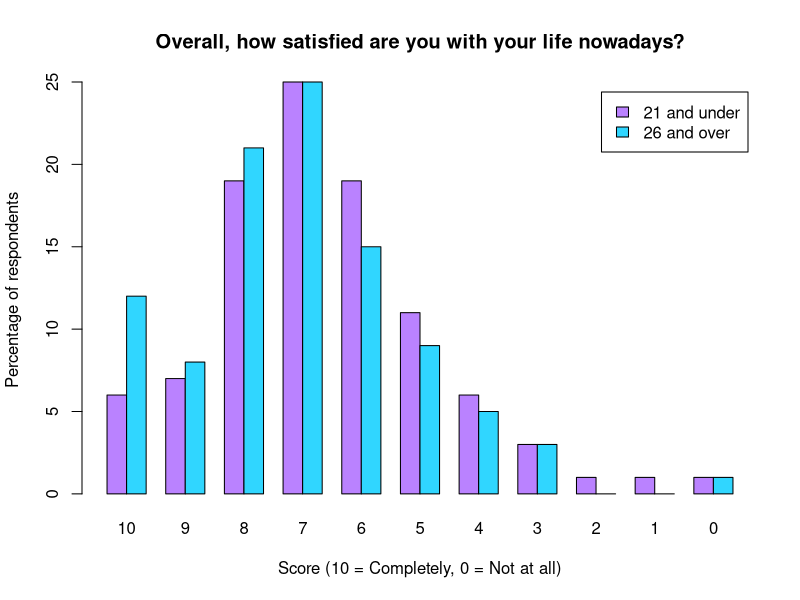
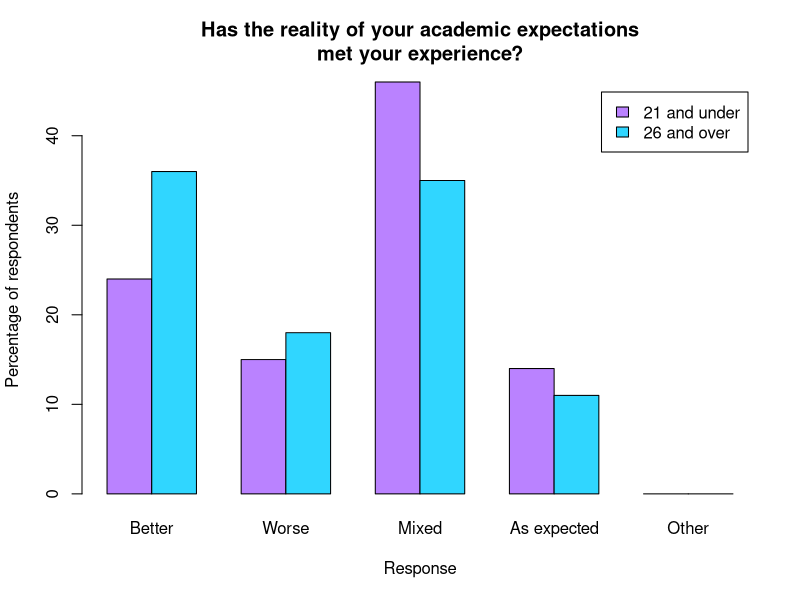
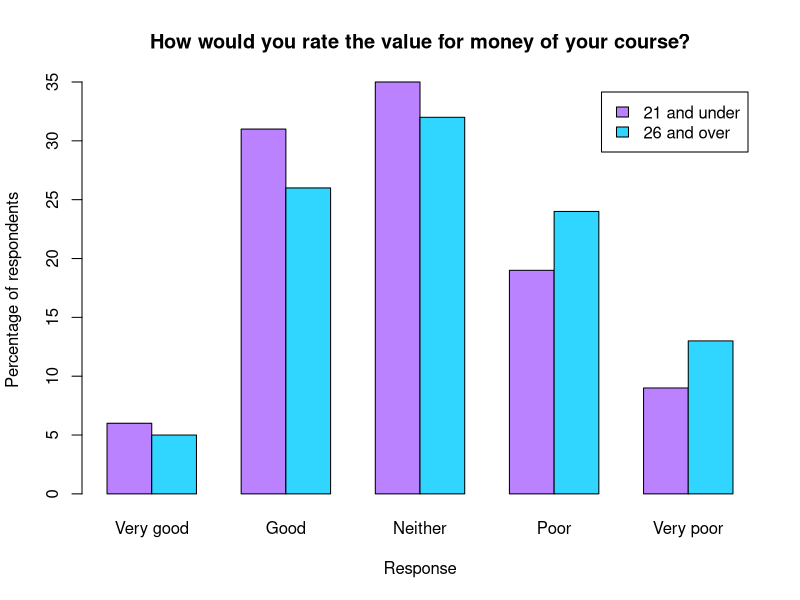

These figures' R source, in order:
# Do mature students who enter university later in life report a different experience from those who follow the traditional school to university pathway?
# By Mansi Shah, May 2026
#
# 1. Create matrices
life_satisfaction <- matrix(c(6, 12, 7, 8, 19, 21, 25, 25, 19, 15, 11, 9, 6, 5, 3, 3, 1, 0, 1, 0, 1, 1, 13, 20, 75, 70, 12, 10), nrow = 14, byrow = TRUE, dimnames = list(c("10 completely", "9", "8", "7", "6", "5", "4", "3", "2", "1", "0 not at all", "Net 9-10", "Net 5-8", "Net 0-4"), c("21 and under", "26 and over")))
academic_expectations_vs_experience <- matrix(c(24, 36, 15, 18, 46, 35, 14, 11, 0, 0, 70, 70, 1, 1), nrow = 7, byrow = TRUE, dimnames = list(c("Its been better", "Its been worse", "It's been better in some ways and worse in others", "It's been exactly what I expected", "Other", "Net better at least in some ways", "Don't know"), c("21 and under", "26 and over")))
value_for_money <- matrix(c(6, 5, 31, 26, 35, 32, 19, 24, 9, 13, 37, 31, 28, 37), nrow = 7, byrow = TRUE, dimnames = list(c("Very good value for money", "Good value for money", "Neither poor nor good value for money", "Poor value for money", "Very poor value for money", "Net good value", "Net poor value"), c("21 and under", "26 and over")))
#
# 2. Check matrices
life_satisfaction
academic_expectations_vs_experience
value_for_money
#
# 3. Bar chart life satisfaction
barplot(t(life_satisfaction[1:11, ]), beside = TRUE, col = c("#ba82ff", "#30d6ff"), legend.text = c("21 and under", "26 and over"), names.arg = c("10", "9", "8", "7", "6", "5", "4", "3", "2", "1", "0"), main = "Overall, how satisfied are you with your life nowadays?", xlab = "Score (10 = Completely, 0 = Not at all)", ylab = "Percentage of respondents")
#
# 4. Bar chart academic expectations vs experiences
barplot(t(academic_expectations_vs_experience[1:5, ]), beside = TRUE, col = c("#ba82ff", "#30d6ff"), legend.text = c("21 and under", "26 and over"), names.arg = c("Better", "Worse", "Mixed", "As expected", "Other"), main = "Has the reality of your academic expectations\nmet your experience?", xlab = "Response", ylab = "Percentage of respondents")
#
# 5. Bar chart value for money
barplot(t(value_for_money[1:5, ]), beside = TRUE, col = c("#ba82ff", "#30d6ff"), legend.text = c("21 and under", "26 and over"), names.arg = c("Very good", "Good", "Neither", "Poor", "Very poor"), main = "How would you rate the value for money of your course?", xlab = "Response", ylab = "Percentage of respondents")
